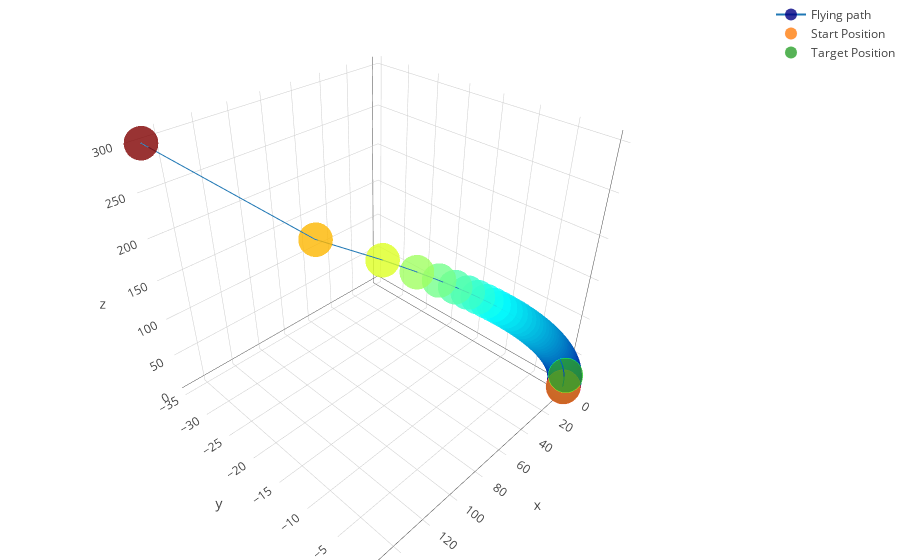

Notebook cell for this chart:
### Code cell
#Flying path
trace1 = go.Scatter3d(
    x=results['x'],
    y=results['y'],
    z=results['z'],
    mode='lines+markers',
    name='Flying path',
    marker=dict(
        size=12,
        color=results['z'],
        colorscale='Jet',
        opacity=0.8
    )
)

#Start position
trace2 = go.Scatter3d(
    x=[init_pose[0]],
    y=[init_pose[1]],
    z=[init_pose[2]],
    mode='markers',
    name='Start Position',
    marker=dict(
        size=12,
        line=dict(
            color='rgba(255, 0, 0, 0.14)',
            width=0.5
        ),
        opacity=0.8
    )
)

#Target position
trace3 = go.Scatter3d(
    x=[target_pos[0]],
    y=[target_pos[1]],
    z=[target_pos[2]],
    mode='markers',
    name='Target Position',
    marker=dict(
        size=12,
        line=dict(
            color='rgba(0, 255, 0, 0.14)',
            width=0.5
        ),
        opacity=0.8
    )
)

data = [trace1, trace2, trace3]

layout = go.Layout(
    margin=dict(
        l=0,
        r=0,
        b=0,
        t=0
    )
)

fig = go.Figure(data=data, layout=layout)
iplot(fig)

### Figure 1 — Plotly figure (JSON) as saved in the notebook; plotly's stock layout.template omitted (floating-point values rounded to 4 significant figures)
{"data": [{"marker": {"color": [2.07, 2.279, 2.625, 3.103, 3.708, 4.432, 5.268, 6.206, 7.238, 8.355, 9.548, 10.81, 12.13, 13.5, 14.92, 16.37, 17.87, 19.39, 20.94, 22.51, 24.1, 25.7, 27.32, 28.96, 30.61, 32.27, 33.94, 35.63, 37.32, 39.03, 40.75, 42.49, 44.24, 46.0, 47.78, 49.58, 51.41, 53.25, 55.12, 57.02, 58.96, 60.92, 62.93, 64.98, 67.08, 69.24, 71.45, 73.74, 76.1, 78.55, 81.11, 83.77, 86.57, 89.52, 92.64, 95.96, 99.51, 103.3, 107.5, 112.1, 117.2, 123.0, 129.7, 137.6, 147.3, 160.0, 178.1, 209.2, 300], "colorscale": "Jet", "opacity": 0.8, "size": 12}, "mode": "lines+markers", "name": "Flying path", "type": "scatter3d", "x": [3.8e-07, 3.597e-05, 0.0002538, 0.0009241, 0.002451, 0.00538, 0.01037, 0.01811, 0.02932, 0.04461, 0.06463, 0.09003, 0.1215, 0.1595, 0.2048, 0.2577, 0.3188, 0.3885, 0.4674, 0.556, 0.6548, 0.7643, 0.8851, 1.018, 1.162, 1.32, 1.491, 1.677, 1.877, 2.093, 2.325, 2.575, 2.843, 3.13, 3.438, 3.767, 4.119, 4.495, 4.897, 5.328, 5.789, 6.282, 6.81, 7.376, 7.983, 8.635, 9.338, 10.1, 10.92, 11.81, 12.78, 13.85, 15.02, 16.32, 17.75, 19.36, 21.15, 23.17, 25.47, 28.1, 31.15, 34.74, 39.06, 44.4, 51.27, 60.67, 74.98, 101.8, 150], "y": [1.401e-07, 6.655e-06, 4.748e-05, 0.0001658, 0.0003656, 0.0005681, 0.0006308, 0.0003403, -0.0006048, -0.002603, -0.006075, -0.01142, -0.019, -0.02915, -0.04216, -0.05826, -0.07771, -0.1007, -0.1275, -0.1584, -0.1935, -0.2331, -0.2775, -0.327, -0.3817, -0.4419, -0.5077, -0.5793, -0.6567, -0.7401, -0.8295, -0.9251, -1.027, -1.135, -1.25, -1.371, -1.5, -1.636, -1.779, -1.931, -2.091, -2.26, -2.439, -2.628, -2.828, -3.04, -3.264, -3.503, -3.756, -4.026, -4.313, -4.619, -4.947, -5.297, -5.673, -6.079, -6.517, -6.993, -7.515, -8.091, -8.737, -9.47, -10.32, -11.33, -12.58, -14.23, -16.61, -20.86, -34.52], "z": [2.07, 2.279, 2.625, 3.103, 3.708, 4.432, 5.268, 6.206, 7.238, 8.355, 9.548, 10.81, 12.13, 13.5, 14.92, 16.37, 17.87, 19.39, 20.94, 22.51, 24.1, 25.7, 27.32, 28.96, 30.61, 32.27, 33.94, 35.63, 37.32, 39.03, 40.75, 42.49, 44.24, 46.0, 47.78, 49.58, 51.41, 53.25, 55.12, 57.02, 58.96, 60.92, 62.93, 64.98, 67.08, 69.24, 71.45, 73.74, 76.1, 78.55, 81.11, 83.77, 86.57, 89.52, 92.64, 95.96, 99.51, 103.3, 107.5, 112.1, 117.2, 123.0, 129.7, 137.6, 147.3, 160.0, 178.1, 209.2, 300]}, {"marker": {"line": {"color": "rgba(255, 0, 0, 0.14)", "width": 0.5}, "opacity": 0.8, "size": 12}, "mode": "markers", "name": "Start Position", "type": "scatter3d", "x": [0], "y": [0], "z": [2]}, {"marker": {"line": {"color": "rgba(0, 255, 0, 0.14)", "width": 0.5}, "opacity": 0.8, "size": 12}, "mode": "markers", "name": "Target Position", "type": "scatter3d", "x": [0], "y": [0], "z": [20]}], "layout": {"margin": {"b": 0, "l": 0, "r": 0, "t": 0}}}
